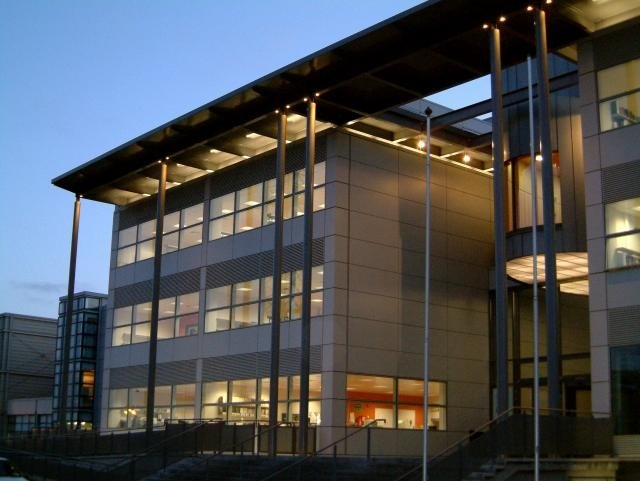
%> input picture SP_part1/stokes_building.jpg, 640 x 481 px
$ octave Edge_Detection.m   (GNU Octave 9; MATLAB toolbox functions it lacks are replaced by stand-ins)
%> lines starting %> are read from the running program, lines starting %| are printed output that depends on the picture; in (x1, y1, x2, y2) boxes, pixels count from 0 and x2, y2 are one past the last pixel; in counts of white or black regions, pixels touching at a corner belong together; the program's own positions count from 1
%% EE425/EE453 Assignment Part 1
%
% Edge_Detection.m
%
%% automatically load a colour image & then convert to grey scale

addpath('C:\VSG_IPA_toolbox');

% clear workspace and free up system memory.
clc;                    % Clear command window.
clear all;              % Clear all variables and functions from memory

% Load an image
img1 = imread('stokes_building.jpg') ;
%> img1 is the input picture: size 481x640x3 uint8; mean R, G, B 79, 81.6, 84.5

% convert to greyscale
img2=rgb2gray(img1);
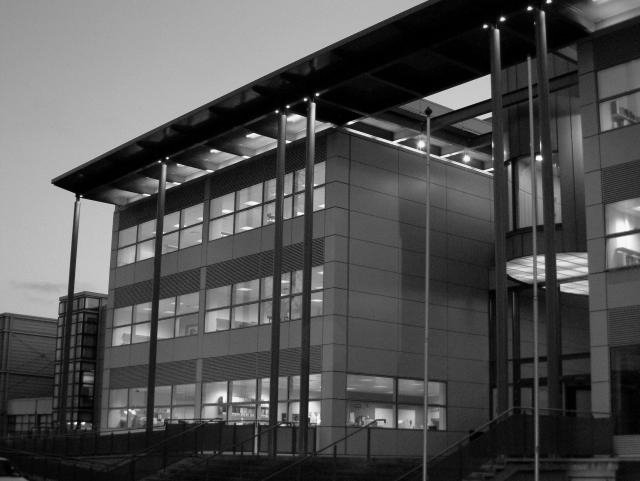
%> img2: size 481x640 uint8; min 0, max 254, mean 81.1

% display the results
figure('Name','input images','NumberTitle','off'),
subplot(1,2,1); imshow(img1), title('colour image'),
subplot(1,2,2); imshow(img2), title('greyscale image');
%% Edge detection using robert & sobel methods

% finding edge's using robert's method
roberts = edge(img2,'Roberts');
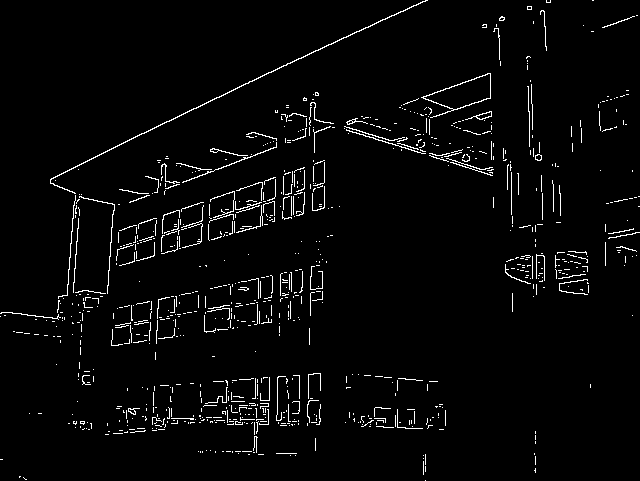
%> roberts: size 481x640 logical; 3% white in thin lines or dots
% finding edge's using sobel's method
sobel = edge(img2,'Sobel');
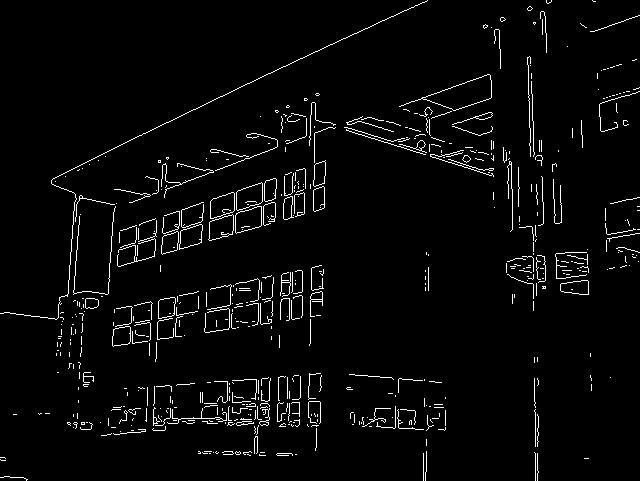
%> sobel: size 481x640 logical; 3.3% white in thin lines or dots

%display results vs grey scale image
h=figure,imshow(roberts), title('roberts method'),
h=figure,imshow(sobel), title('sobel method');
%% calc images with noise

% noise @ 15
%> (the run ends here)

$ run again, with SP_part1/calc2.jpg copied over SP_part1/stokes_building.jpg
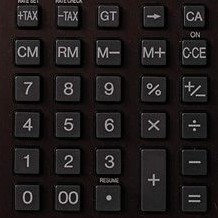
%> input picture SP_part1/calc2.jpg, 218 x 218 px
%> img1 is the input picture: size 218x218x3 uint8; mean R, G, B 32.6, 28.4, 28.2
%> `roberts = edge(img2,'Roberts');`:
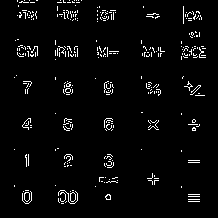
%> roberts: size 218x218 logical; 3.5% white in thin lines or dots, all inside (x1, y1, x2, y2) = (14, 0, 206, 204)
%> `sobel = edge(img2,'Sobel');`:
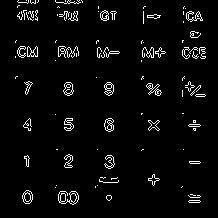
%> sobel: size 218x218 logical; 4% white in thin lines or dots, all inside (x1, y1, x2, y2) = (15, 0, 206, 205)
